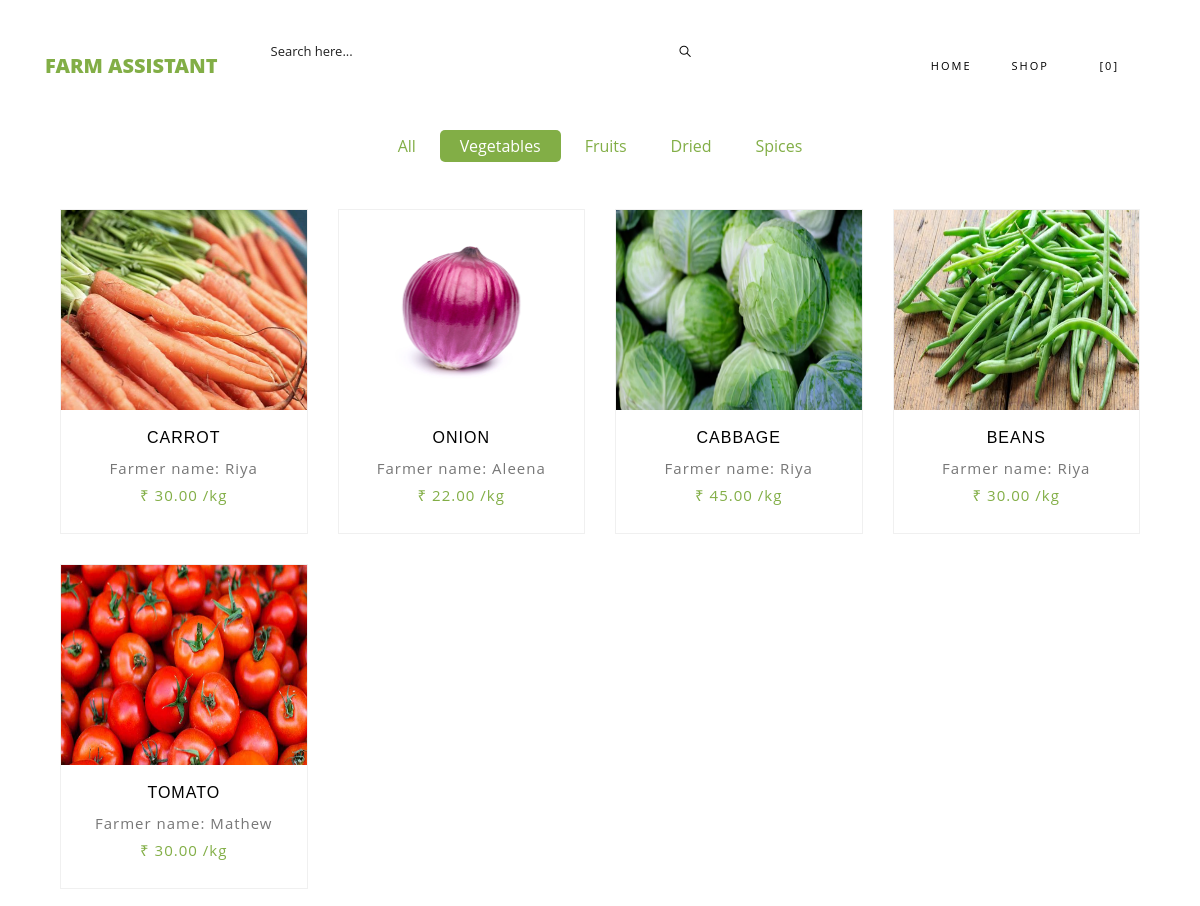
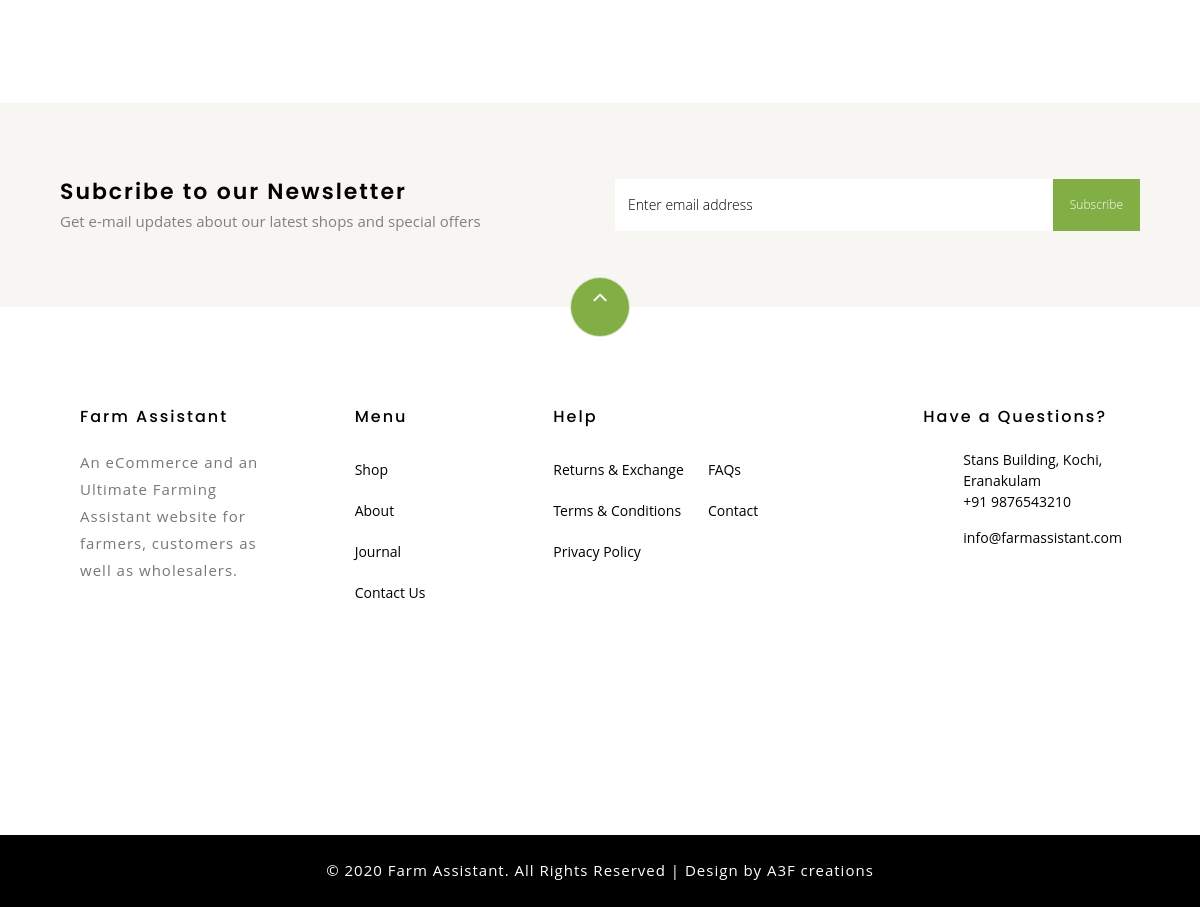
Screenshot of /shop-category.php?cat=Vegetable with the database file from the repository (2 pictures, top to bottom).
### tables this page shows
CREATE TABLE IF NOT EXISTS `crop_fc` (
  `crop_id` int(4) NOT NULL AUTO_INCREMENT,
  `f_email` varchar(40) NOT NULL,
  `c_name` varchar(20) NOT NULL,
  `category` varchar(15) NOT NULL,
  `quantity` int(4) NOT NULL,
  `price` int(4) NOT NULL,
  `discount` int(4) NOT NULL DEFAULT '0',
  `image` varchar(30) NOT NULL,
  PRIMARY KEY (`crop_id`),
  KEY `f_email` (`f_email`)
);

CREATE TABLE IF NOT EXISTS `farmer` (
  `email` varchar(40) NOT NULL,
  `name` varchar(20) NOT NULL,
  `address` varchar(50) NOT NULL,
  `address2` varchar(20) DEFAULT NULL,
  `town` varchar(20) NOT NULL,
  `state` varchar(20) DEFAULT NULL,
  `pincode` varchar(10) NOT NULL
);

### web/shop-category.php (the view, shortened to what this page needs)
<!DOCTYPE html>
<html lang="en">
  <head>
    <link rel="stylesheet" href="css/open-iconic-bootstrap.min.css">
    <link rel="stylesheet" href="css/animate.css">
    <link rel="stylesheet" href="css/owl.carousel.min.css">
    <link rel="stylesheet" href="css/owl.theme.default.min.css">
    <link rel="stylesheet" href="css/magnific-popup.css">
    <link rel="stylesheet" href="css/aos.css">
    <link rel="stylesheet" href="css/ionicons.min.css">
    <link rel="stylesheet" href="css/bootstrap-datepicker.css">
    <link rel="stylesheet" href="css/jquery.timepicker.css">
    <link rel="stylesheet" href="css/flaticon.css">
    <link rel="stylesheet" href="css/icomoon.css">
    <link rel="stylesheet" href="css/style.css">
      <link rel="stylesheet" href="css/style1.css">
  </head>
  <body class="goto-here">
  <?php
      include('connection.php');
     include('cart_count.php');
      ?>
    <nav class="navbar navbar-expand-lg navbar-dark ftco_navbar bg-dark ftco-navbar-light" id="ftco-navbar">
	    <div class="container">
	      <a class="navbar-brand" href="index.html">Farm Assistant</a>
            <div class="sidebar-box" style="padding-right: 200px">
              <form action="#" class="search-form">
                <div class="form-group">
                  <a href="#"><span class="icon ion-ios-search"></span></a>
                  <input type="search" name="search" placeholder="Search here..."class="form-control" >
                </div>
              </form>
            </div>
	      <div class="collapse navbar-collapse" id="ftco-nav">
	        <ul class="navbar-nav ml-auto">
	          <li class="nav-item"><a href="customer.php" class="nav-link">Home</a></li>
			  <li class="nav-item  cta cta-colored"><a href="shop.php" class="nav-link">Shop</a></li>
			  <li class="nav-item"><a href="cart_check.php" class="nav-link"><span class="icon-shopping_cart"></span>[<?php echo $_SESSION['cart_count'];?>]</a></li>
                <li class="second admin-pic">
				       <ul class="top_dp_agile ">
										 <a class="nav-link dropdown-tog" href="#" id="dropdown04" data-toggle="dropdown" aria-haspopup="true" aria-expanded="false">
										</a>
						</ul>
				</li>
	        </ul>
	      </div>
	    </div>
	  </nav>
        <?php
                     $c=$_GET['cat'];
      ?>
    <section class="ftco-section" style="padding-top: 0px">
    	<div class="container">
    		<div class="row justify-content-center">
    			<div class="col-md-10 mb-5 text-center">
    				<ul class="product-category">
    					<li><a href="shop.php">All</a></li>
    		<?php if($c=='Vegetable'){  ?>	<li><a href="shop-category.php?cat=Vegetable" class="active">Vegetables</a></li><?php } ?>
    		<?php if($c!='Fruit') { ?>	<li><a href="shop-category.php?cat=Fruit">Fruits</a></li><?php } ?>
            <?php if($c!='Dried') { ?>	<li><a href="shop-category.php?cat=Dried">Dried</a></li><?php } ?>
            <?php if($c!='Spice') { ?>  <li><a href="shop-category.php?cat=Spice">Spices</a></li><?php } ?>
    				</ul>
    			</div>
    		</div>
    		<div class="row">
                <?php
     $a="SELECT * FROM crop_fc where category='$c'";
              $sql=mysqli_query($conn,$a);
                while($row=mysqli_fetch_array($sql))
                {
                    $c=$row["f_email"];
                    $sql1= "select * from farmer where email= '$c'";
                     $b=mysqli_query($conn,$sql1);
                 $row1=mysqli_fetch_assoc($b);
      ?>
    			<div class="col-md-6 col-lg-3 ftco-animate">
    				<div class="product">
    					<a href="product-single.php?id=<?php echo $row['crop_id']; ?>" class="img-prod"><img class="img-fluid" src="<?php echo $row['image']; ?>" style="height: 200px; width: 300px;"alt="Colorlib Template">
    					</a>
    					<div class="text py-3 pb-4 px-3 text-center">
                            <h3><a href="product-single.php?id=<?php echo $row['crop_id']; ?>"><?php echo $row['c_name']; ?></a></h3>
                            <p>Farmer name: <?php echo $row1["name"]; ?>
						</p>
    						<div class="d-flex">
    							<div class="pricing">
		    						<p class="price"><span>₹ <?php echo $row['price']; ?>.00 /kg</span></p>
		    					</div>
	    					</div>
    					</div>
    				</div>
    			</div>
    			<?php
                }
                ?>
    		</div>
    	</div>
    </section>
		<section class="ftco-section ftco-no-pt ftco-no-pb py-5 bg-light">
      <div class="container py-4">
        <div class="row d-flex justify-content-center py-5">
          <div class="col-md-6">
          	<h2 style="font-size: 22px;" class="mb-0">Subcribe to our Newsletter</h2>
          	<span>Get e-mail updates about our latest shops and special offers</span>
          </div>
          <div class="col-md-6 d-flex align-items-center">
            <form action="#" class="subscribe-form">
              <div class="form-group d-flex">
                <input type="text" class="form-control" placeholder="Enter email address">
                <input type="submit" value="Subscribe" class="submit px-3">
              </div>
            </form>
          </div>
        </div>
      </div>
    </section>
    <footer class="ftco-footer ftco-section">
      <div class="container">
      	<div class="row">
      		<div class="mouse">
						<a href="#" class="mouse-icon">
							<div class="mouse-wheel"><span class="ion-ios-arrow-up"></span></div>
						</a>
					</div>
      	</div>
         <div class="row mb-5">
         <div class="col-md">
            <div class="ftco-footer-widget mb-4" style="padding-left: 20px">
              <h2 class="ftco-heading-2">Farm Assistant</h2>
              <p>An eCommerce and an Ultimate Farming Assistant website for farmers, customers as well as wholesalers.</p>
              <ul class="ftco-footer-social list-unstyled float-md-left float-lft mt-5">
              </ul>
            </div>
          </div>
          <div class="col-md">
            <div class="ftco-footer-widget mb-4 ml-md-5">
              <h2 class="ftco-heading-2">Menu</h2>
              <ul class="list-unstyled">
                <li><a href="#" class="py-2 d-block">Shop</a></li>
                <li><a href="#" class="py-2 d-block">About</a></li>
                <li><a href="#" class="py-2 d-block">Journal</a></li>
                <li><a href="#" class="py-2 d-block">Contact Us</a></li>
              </ul>
            </div>
          </div>
          <div class="col-md-4">
             <div class="ftco-footer-widget mb-4">
              <h2 class="ftco-heading-2">Help</h2>
              <div class="d-flex">
	              <ul class="list-unstyled mr-l-5 pr-l-3 mr-4">
	                <li><a href="#" class="py-2 d-block">Returns &amp; Exchange</a></li>
	                <li><a href="#" class="py-2 d-block">Terms &amp; Conditions</a></li>
	                <li><a href="#" class="py-2 d-block">Privacy Policy</a></li>
	              </ul>
	              <ul class="list-unstyled">
	                <li><a href="#" class="py-2 d-block">FAQs</a></li>
	                <li><a href="#" class="py-2 d-block">Contact</a></li>
	              </ul>
	            </div>
            </div>
          </div>
          <div class="col-md">
            <div class="ftco-footer-widget mb-4">
            	<h2 class="ftco-heading-2">Have a Questions?</h2>
            	<div class="block-23 mb-3">
	             <ul>
	                <li><span class="icon icon-map-marker"></span><span class="text">Stans Building, Kochi, Eranakulam</span></li>
	                <li><a href="#"><span class="icon icon-phone"></span><span class="text">+91 9876543210</span></a></li>
	                <li><a href="#"><span class="icon icon-envelope"></span><span class="text">info@farmassistant.com</span></a></li>
	              </ul>
	            </div>
            </div>
          </div>
        </div>
      </div>
    </footer>
<div class="copyrights">
	 <p>© 2020 Farm Assistant. All Rights Reserved | Design by A3F creations </p>
</div>
  </body>
</html>

### web/css/icomoon.css (style rules this page uses)
[class^="icon-"], [class*=" icon-"] { font-family: 'icomoon' !important; speak: none; font-style: normal; font-weight: normal; font-variant: normal; text-transform: none; line-height: 1; -webkit-font-smoothing: antialiased; -moz-osx-font-smoothing: grayscale; }
.icon-map-marker:before { content: "\f041"; }
.icon-phone:before { content: "\f095"; }
.icon-envelope:before { content: "\f0e0"; }
.icon-shopping_cart:before { content: "\e8cc"; }

### web/css/style1.css (style rules this page uses)
ul.top_dp_agile { position: relative; }
.form-control { display: block; width: 100%; height: 37px; padding: 14px 12px; font-size: 14px; line-height: 1.42857143; color: #777; background-color: #fff; background-image: none; border: 1px solid #ddd; border-radius: 0; -webkit-box-shadow: inset 0 1px 1px rgba(0,0,0,.075); box-shadow: inset 0 1px 1px rgba(0,0,0,.075); -webkit-transition: border-color ease-in-out .15s,-webkit-box-shadow ease-in-out .15s; -o-transition: border-color ease-in-out .15s,box-shadow ease-in-out .15s; transition: border-color ease-in-out .15s,box-shadow ease-in-out .15s; }
button, input, select, textarea { font-family: inherit; font-size: inherit; line-height: inherit; }
.copyrights { padding: 1.5em 0em; text-align: center; box-shadow: 0 1px 1px rgba(0,0,0,.05); -o-box-shadow: 0 1px 1px rgba(0,0,0,.05); -webkit-box-shadow: 0 1px 1px rgba(0,0,0,.05); -moz-box-shadow: 0 1px 1px rgba(0,0,0,.05); background: #000; }
.copyrights p { font-size: 1em; color: #fff; margin-bottom: 0; }

### rows the page displays
crop_fc: image (picture), c_name "CARROT", farmer.name "Riya"
crop_fc: image (picture), c_name "ONION", farmer.name "Aleena"
crop_fc: image (picture), c_name "CABBAGE", farmer.name "Riya"
crop_fc: image (picture), c_name "BEANS", farmer.name "Riya"
crop_fc: image (picture), c_name "TOMATO", farmer.name "Mathew"

### other values shown
$_SESSION['cart_count'] "0"
